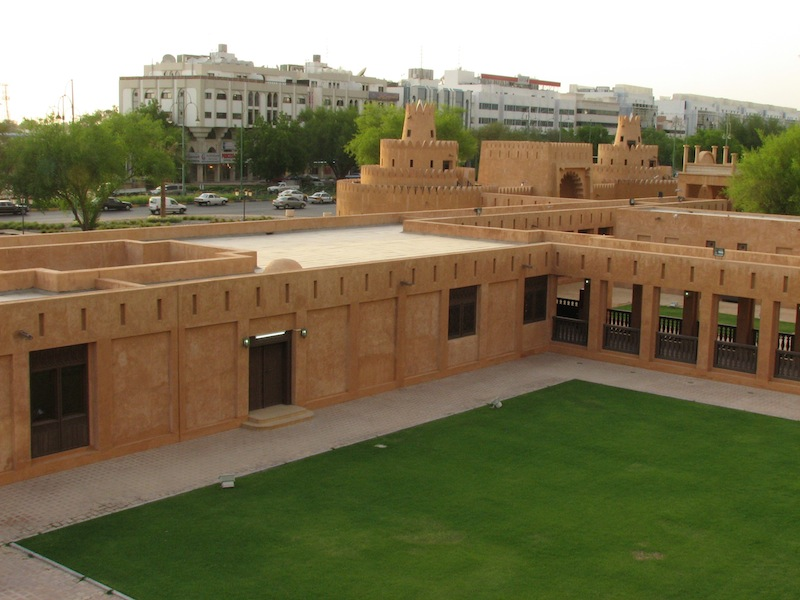
#> input picture hw3_release/Image1.jpg, 800 x 600 px
$ python -i panorama.py   (imports and definitions only)
#> lines starting #> are read from the running program, lines starting #| are printed output that depends on the picture
"""
CS131 - Computer Vision: Foundations and Applications
Assignment 3
Author: Donsuk Lee (donlee90@stanford.edu)
Date created: 09/2017
Last modified: 09/27/2018
Python Version: 3.5+
"""

import numpy as np
from skimage import filters
from skimage.feature import corner_peaks
from skimage.util.shape import view_as_blocks
from scipy.spatial.distance import cdist
from scipy.ndimage.filters import convolve

from utils import pad, unpad, get_output_space, warp_image


def harris_corners(img, window_size=3, k=0.04):
    """
    Compute Harris corner response map. Follow the math equation
    R=Det(M)-k(Trace(M)^2).

    Hint:
        You may use the function scipy.ndimage.filters.convolve,
        which is already imported above.

    Args:
        img: Grayscale image of shape (H, W)
        window_size: size of the window function
        k: sensitivity parameter

    Returns:
        response: Harris response image of shape (H, W)
    """

    H, W = img.shape
    window = np.ones((window_size, window_size))

    response = np.zeros((H, W))

    dx = filters.sobel_v(img)
    dy = filters.sobel_h(img)

    ### YOUR CODE HERE
    I_xy = dx * dy#元素对应相乘
    I_yy = dy * dy
    I_xx = dx * dx
    det = convolve(I_xx,window) * convolve(I_yy,window)
    det -= (convolve(I_xy,window) * convolve(I_xy,window))
    trace = convolve(I_xx,window) + convolve(I_yy,window)
    response = det - k * (trace * trace)
    ### END YOUR CODE

    return response


# [335 lines left out: functions simple_descriptor, describe_keypoints, match_descriptors, fit_affine_matrix, ransac, hog_descriptor and 2 more, not called in this run]

>>> import cv2
>>> picture = cv2.imread('Image1.jpg', cv2.IMREAD_GRAYSCALE)
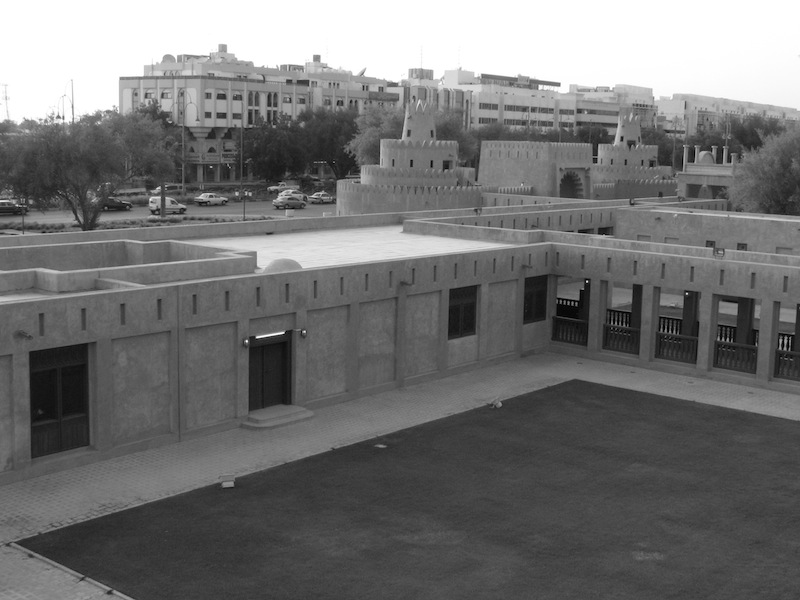
#> picture: shape (600, 800); min 0, max 255, mean 114.6
>>> result = harris_corners(picture)
#> in harris_corners, `dx = filters.sobel_v(img)`:
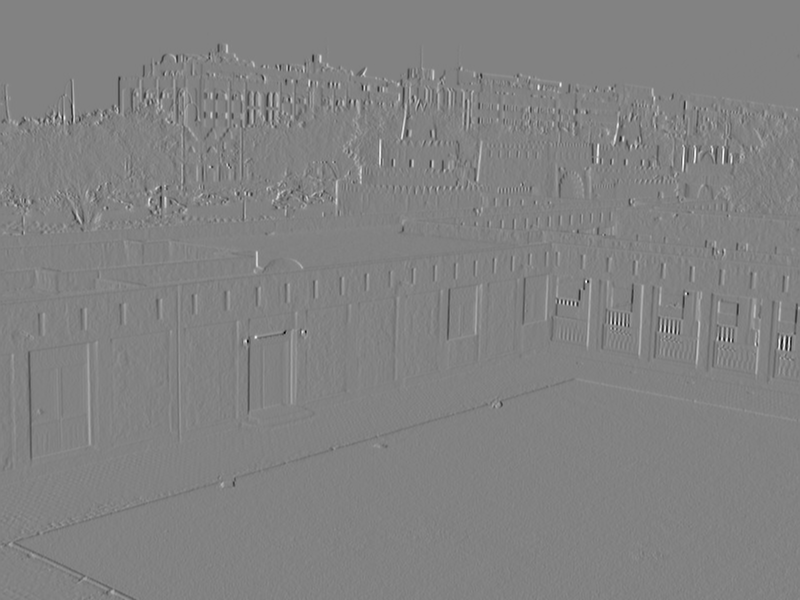
#> dx: shape (600, 800) float64; min -0.673, max 0.644, mean -0.000192; drawn with min black and max white
#> in harris_corners, `dy = filters.sobel_h(img)`:
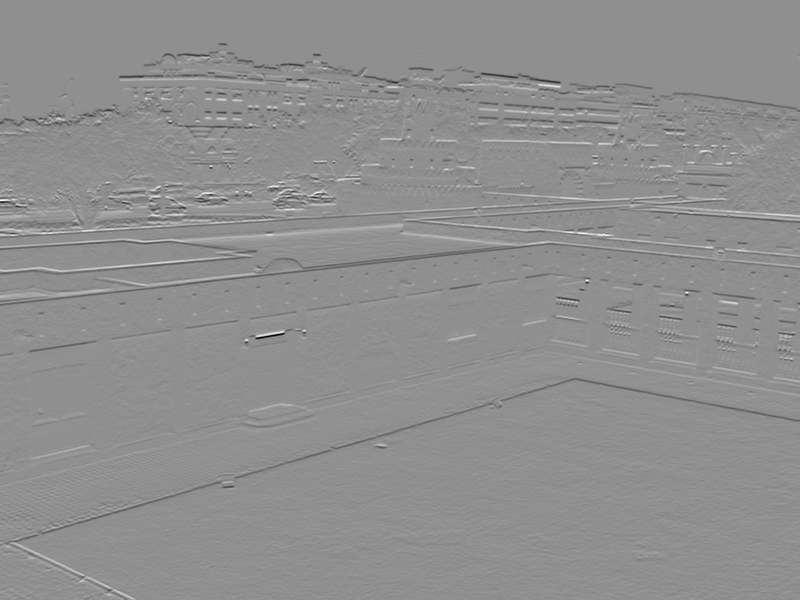
#> dy: shape (600, 800) float64; min -0.875, max 0.676, mean -0.00229; drawn with min black and max white
#> in harris_corners, `I_yy = dy * dy`:
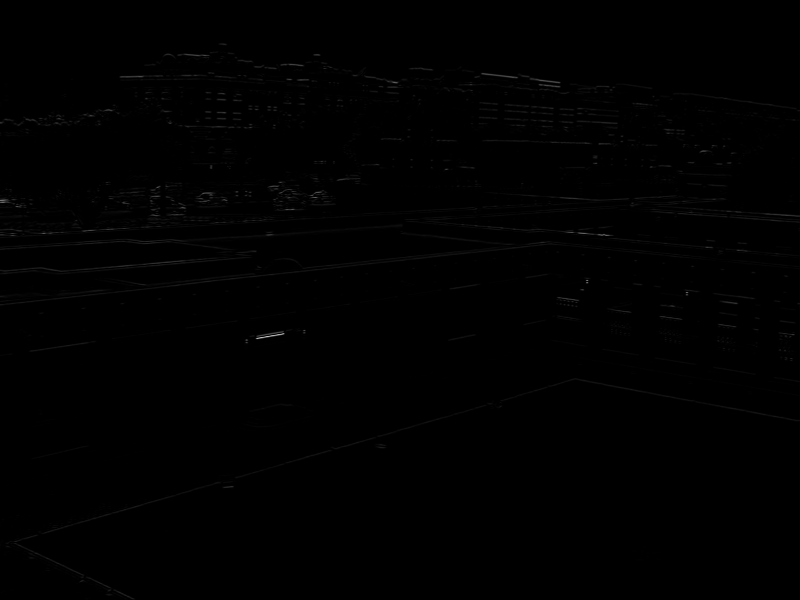
#> I_yy: shape (600, 800) float64; min 0, max 0.766, mean 0.00318
#> in harris_corners, `trace = convolve(I_xx,window) + convolve(I_yy,window)`:
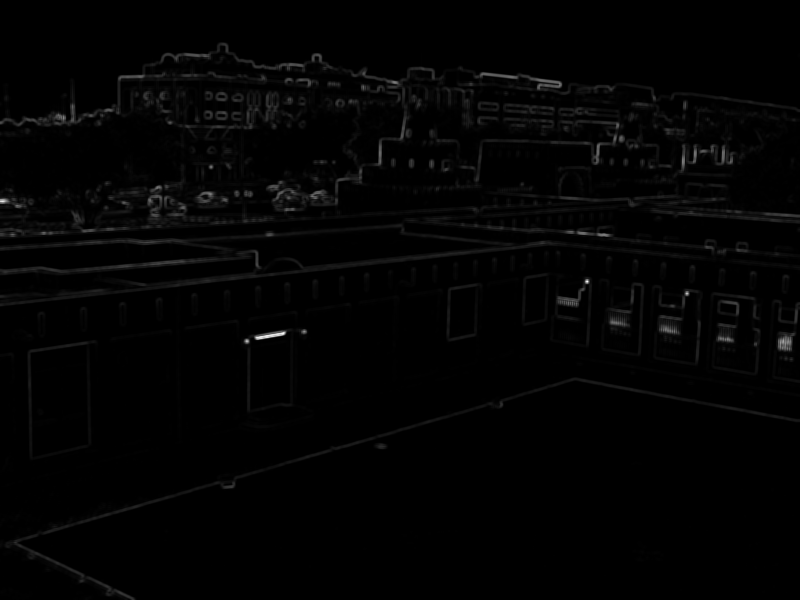
#> trace: shape (600, 800) float64; min 0, max 3.29, mean 0.0439; drawn with min black and max white

$ run again, on hw3_release/Image2.jpg
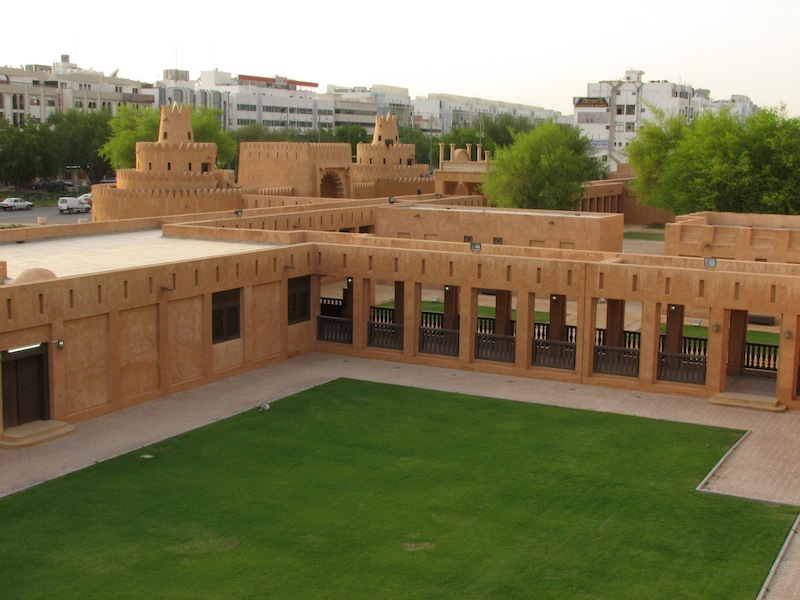
#> input picture hw3_release/Image2.jpg, 800 x 600 px
#> in harris_corners, `dy = filters.sobel_h(img)`:
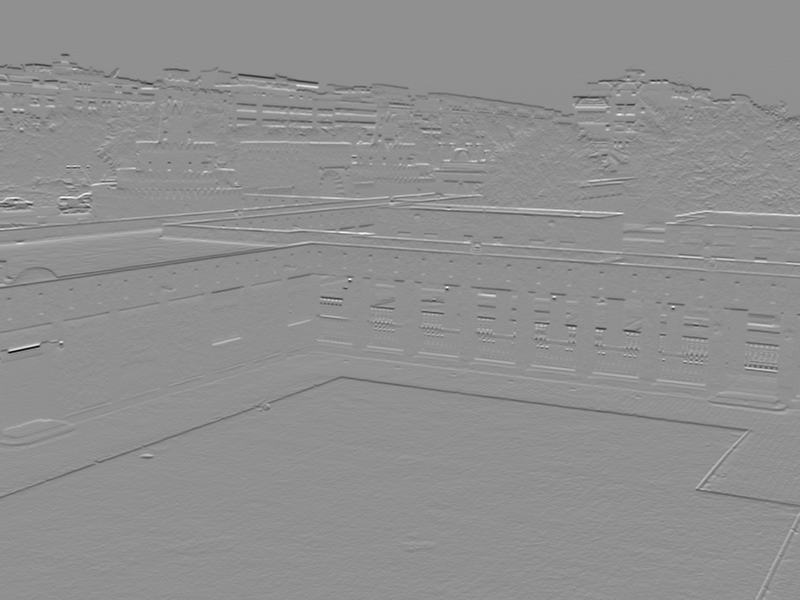
#> dy: shape (600, 800) float64; min -0.901, max 0.691, mean -0.00231; drawn with min black and max white
#> in harris_corners, `trace = convolve(I_xx,window) + convolve(I_yy,window)`:
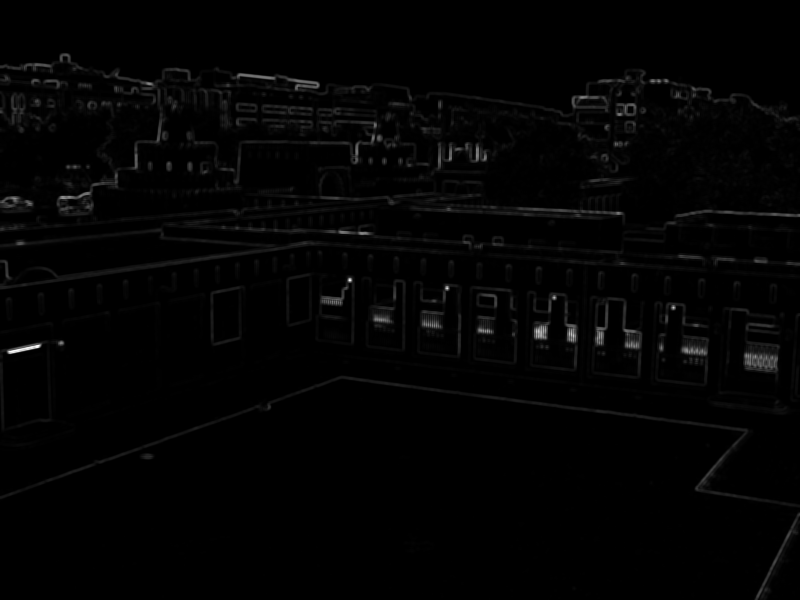
#> trace: shape (600, 800) float64; min 0, max 3.17, mean 0.0448; drawn with min black and max white

$ run again, on hw3_release/uttower2.jpg
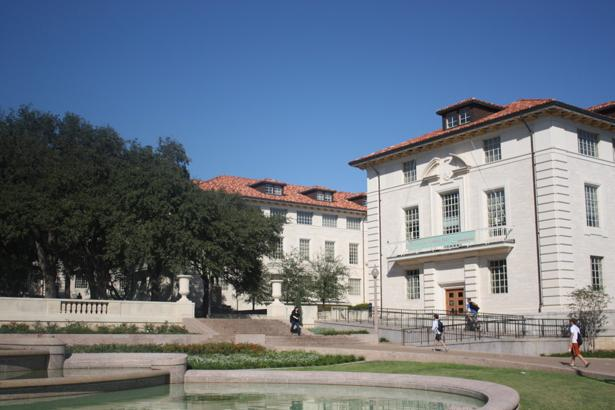
#> input picture hw3_release/uttower2.jpg, 615 x 410 px
#> in harris_corners, `trace = convolve(I_xx,window) + convolve(I_yy,window)`:
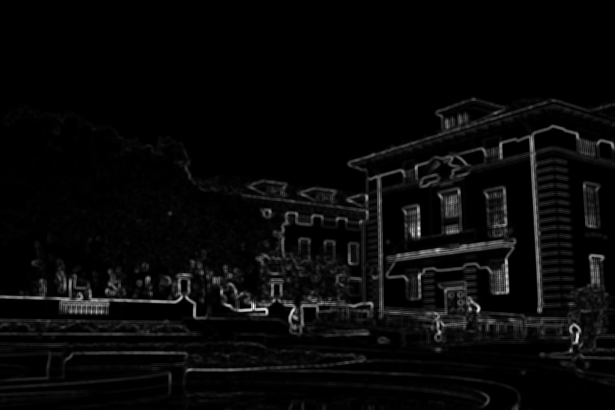
#> trace: shape (410, 615) float64; min 0, max 3.22, mean 0.113; drawn with min black and max white
#> in harris_corners, `response = det - k * (trace * trace)`:
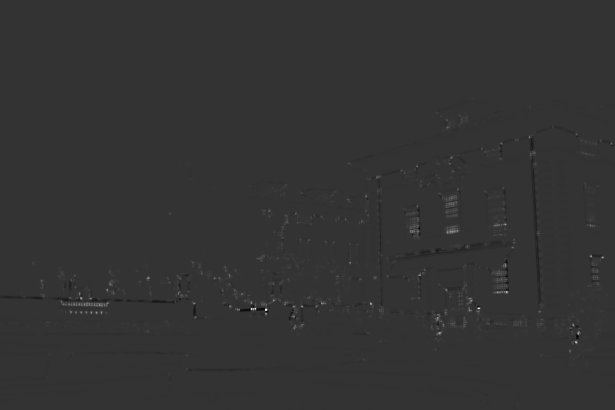
#> response: shape (410, 615) float64; min -0.317, max 1.27, mean 0.0018; drawn with min black and max white
